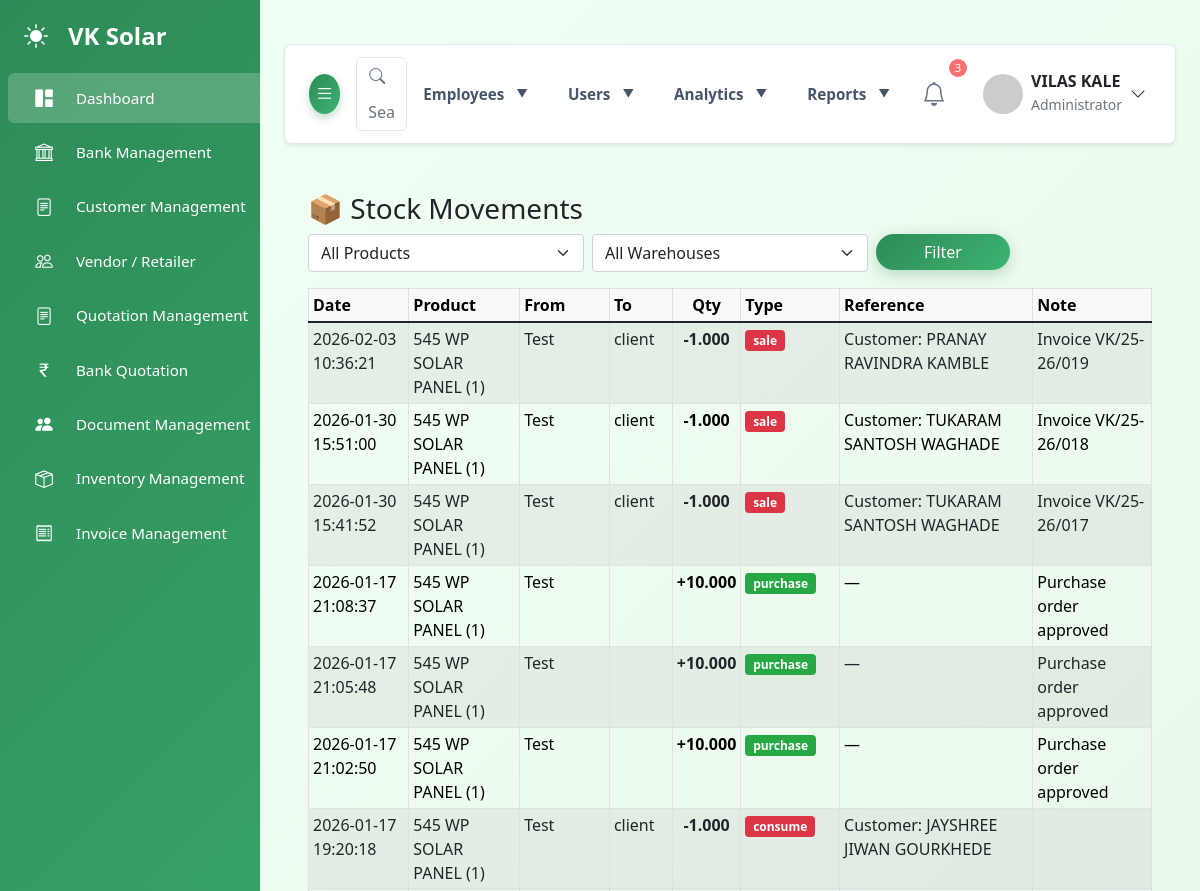
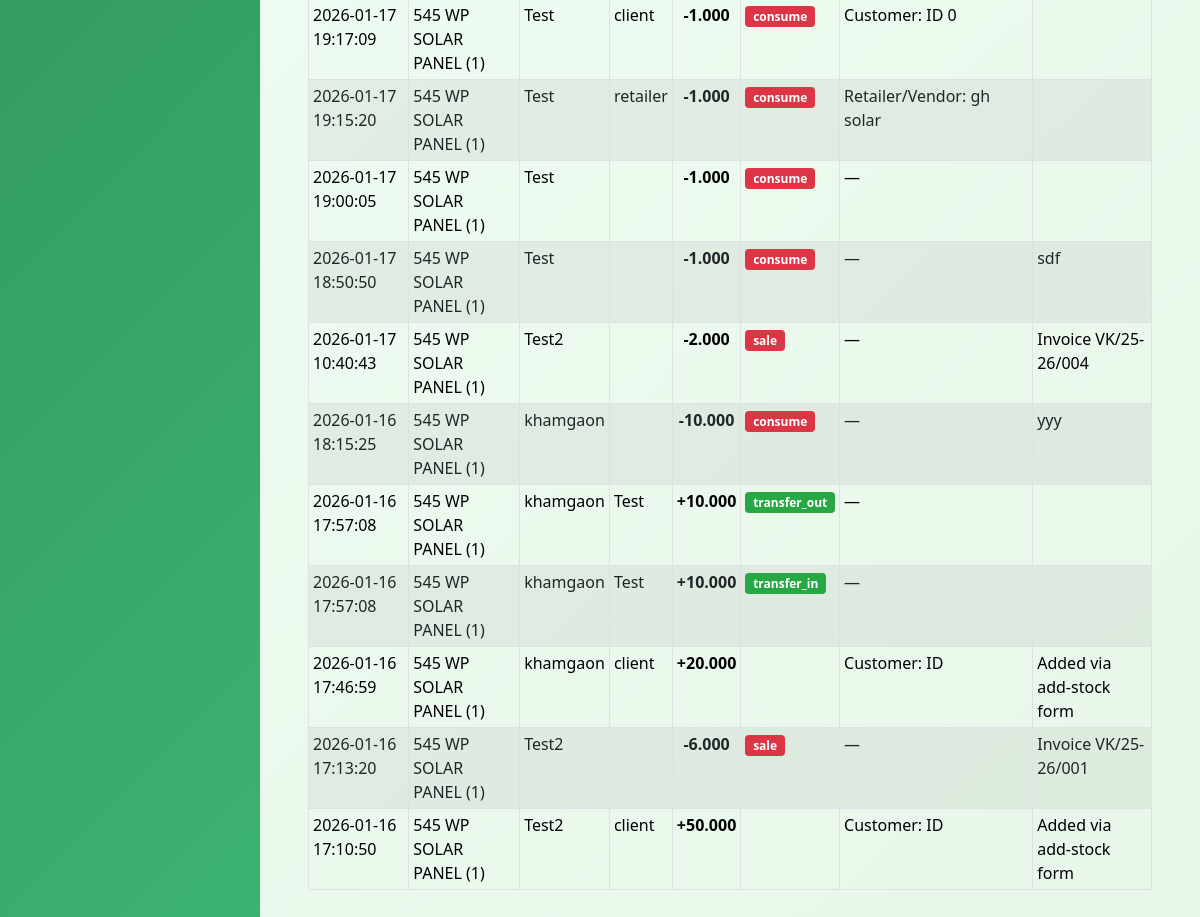
Screenshot of /admin/inventory/stock_movements.php (signed in) with the database file from the repository (2 pictures, top to bottom).
### tables this page shows
CREATE TABLE `stock_movements` (
  `id` int NOT NULL,
  `movement_type` enum('purchase','adjustment','transfer_out','transfer_in','sale','consume','return','other')  NOT NULL,
  `product_id` int NOT NULL,
  `warehouse_from` int DEFAULT NULL,
  `warehouse_to` int DEFAULT NULL,
  `quantity` decimal(12,3) NOT NULL,
  `unit` varchar(30)  DEFAULT 'pc',
  `note` text ,
  `related_id` int DEFAULT NULL,
  `created_by` int DEFAULT NULL,
  `created_at` datetime DEFAULT CURRENT_TIMESTAMP,
  `reference_type` enum('client','retailer')  DEFAULT NULL,
  `reference_id` int DEFAULT NULL
);

CREATE TABLE `products` (
  `id` int NOT NULL,
  `sku` varchar(120)  NOT NULL,
  `name` varchar(255)  NOT NULL,
  `brand` varchar(150)  DEFAULT NULL,
  `category_id` int DEFAULT NULL,
  `type` varchar(100)  DEFAULT NULL,
  `unit` varchar(50)  DEFAULT 'pc',
  `serial_tracked` tinyint(1) DEFAULT '0',
  `default_purchase_price` decimal(12,2) DEFAULT '0.00',
  `default_selling_price` decimal(12,2) DEFAULT '0.00',
  `tax_rate` decimal(5,2) DEFAULT '0.00',
  `hsn_code` varchar(50)  DEFAULT NULL,
  `weight_kg` decimal(8,3) DEFAULT NULL,
  `length_mm` int DEFAULT NULL,
  `width_mm` int DEFAULT NULL,
  `height_mm` int DEFAULT NULL,
  `warranty_months` int DEFAULT NULL,
  `description` text ,
  `specs` json DEFAULT NULL,
  `created_by` int DEFAULT NULL,
  `created_at` datetime DEFAULT CURRENT_TIMESTAMP,
  `updated_at` datetime DEFAULT CURRENT_TIMESTAMP ON UPDATE CURRENT_TIMESTAMP
);

CREATE TABLE `warehouses` (
  `id` int NOT NULL,
  `name` varchar(150) NOT NULL,
  `code` varchar(50) DEFAULT NULL,
  `address` text,
  `city` varchar(100) DEFAULT NULL,
  `state` varchar(100) DEFAULT NULL,
  `pincode` varchar(12) DEFAULT NULL,
  `contact_name` varchar(100) DEFAULT NULL,
  `contact_phone` varchar(20) DEFAULT NULL,
  `image` varchar(255) DEFAULT NULL,
  `created_by` int DEFAULT NULL,
  `created_at` timestamp NULL DEFAULT CURRENT_TIMESTAMP,
  `updated_at` timestamp NULL DEFAULT CURRENT_TIMESTAMP ON UPDATE CURRENT_TIMESTAMP
);

CREATE TABLE `clients` (
  `id` int NOT NULL,
  `name` varchar(255)  NOT NULL,
  `consumer_number` varchar(100)  NOT NULL,
  `billing_unit` varchar(100)  DEFAULT NULL,
  `adhar` bigint NOT NULL,
  `mobile` varchar(15)  DEFAULT NULL,
  `email` varchar(255)  DEFAULT NULL,
  `district` varchar(255)  DEFAULT NULL,
  `block` varchar(255)  DEFAULT NULL,
  `taluka` varchar(255)  DEFAULT NULL,
  `pincode` int NOT NULL,
  `village` varchar(255)  DEFAULT NULL,
  `location` text ,
  `mahadiscom_email` varchar(255)  DEFAULT NULL,
  `mahadiscom_email_password` varchar(255)  DEFAULT NULL,
  `mahadiscom_mobile` varchar(15)  DEFAULT NULL,
  `mahadiscom_user_id` varchar(255)  DEFAULT NULL,
  `mahadiscom_password` varchar(255)  DEFAULT NULL,
  `name_change_require` enum('yes','no')  DEFAULT NULL,
  `application_no_name_change` varchar(255)  DEFAULT NULL,
  `pm_suryaghar_registration` enum('yes','no')  DEFAULT NULL,
  `pm_suryaghar_app_id` varchar(255)  DEFAULT NULL,
  `pm_registration_date` date DEFAULT NULL,
  `load_change_application_number` varchar(255)  DEFAULT NULL,
  `rooftop_solar_application_number` varchar(255)  DEFAULT NULL,
  `kilo_watt` decimal(10,2) DEFAULT NULL,
  `load_change_status` enum('Done','Not')  DEFAULT NULL,
  `bank_loan_status` enum('yes','no')  DEFAULT NULL,
  `bank_name` varchar(255)  DEFAULT NULL,
  `account_number` varchar(255)  DEFAULT NULL,
  `ifsc_code` varchar(255)  DEFAULT NULL,
  `jan_samartha_application_no` varchar(255)  DEFAULT NULL,
  `loan_amount` decimal(15,2) DEFAULT NULL,
  `first_installment_amount` decimal(15,2) DEFAULT NULL,
  `second_installment_amount` decimal(15,2) DEFAULT NULL,
  `remaining_amount` decimal(15,2) DEFAULT NULL,
  `inverter_company_name` varchar(255)  DEFAULT NULL,
  `inverter_capacity` varchar(50)  DEFAULT NULL,
  `inverter_serial_number` varchar(255)  DEFAULT NULL,
  `solar_type` enum('DCR','NON-DCR')  DEFAULT NULL,
  `dcr_certificate_number` varchar(255)  DEFAULT NULL,
  `number_of_panels` int DEFAULT NULL,
  `company_name` varchar(255)  NOT NULL,
  `wattage` int NOT NULL,
  `panel_serial_numbers` text ,
  `rts_portal_status` enum('yes','no')  DEFAULT NULL,
  `meter_number` varchar(255)  DEFAULT NULL,
  `meter_installation_date` date DEFAULT NULL,
  `pm_redeem_status` enum('yes','no')  DEFAULT NULL,
  `subsidy_amount` decimal(15,2) DEFAULT NULL,
  `subsidy_redeem_date` date DEFAULT NULL,
  `reference_name` varchar(255)  DEFAULT NULL,
  `reference_contact` varchar(255)  DEFAULT NULL,
  `estimate_amount` decimal(15,2) DEFAULT NULL,
  `geo_tagging_photo` varchar(500)  DEFAULT NULL,
  `geo_tagged_photo` varchar(500)  DEFAULT NULL,
  `email_password` varchar(255)  DEFAULT NULL,
  `created_at` timestamp NULL DEFAULT CURRENT_TIMESTAMP,
  `updated_at` timestamp NULL DEFAULT CURRENT_TIMESTAMP ON UPDATE CURRENT_TIMESTAMP,
  `step9_completed` tinyint(1) DEFAULT '0',
  `step12_completed` tinyint(1) DEFAULT '0',
  `step10_completed` tinyint(1) DEFAULT '0'
);

CREATE TABLE `vendors_retailers` (
  `id` int NOT NULL,
  `type` enum('vendor(Manufacturer Company)','retailer')  NOT NULL,
  `company_name` varchar(150) NOT NULL,
  `contact_person` varchar(150) DEFAULT NULL,
  `mobile` varchar(20) DEFAULT NULL,
  `email` varchar(150) DEFAULT NULL,
  `address` text,
  `gst_number` varchar(30) DEFAULT NULL,
  `is_active` tinyint DEFAULT '1',
  `created_by` int DEFAULT NULL,
  `created_at` datetime DEFAULT CURRENT_TIMESTAMP
);

### admin/inventory/stock_movements.php (the view, shortened to what this page needs)
<?php
require_once __DIR__ . '/../connect/auth_middleware.php';
$sql = "
SELECT
  sm.*,
  p.name AS product_name,
  p.sku,
  wf.name AS from_warehouse,
  wt.name AS to_warehouse,
  c.name  AS client_name,
  vr.company_name as retailer_name
FROM stock_movements sm
LEFT JOIN products p   ON p.id = sm.product_id
LEFT JOIN warehouses wf ON wf.id = sm.warehouse_from
LEFT JOIN warehouses wt ON wt.id = sm.warehouse_to
LEFT JOIN clients c ON (sm.reference_type='client' AND c.id = sm.reference_id)
LEFT JOIN vendors_retailers vr on (sm.reference_type='retailer' AND vr.id = sm.reference_id)
WHERE 1=1
";
$sql .= " ORDER BY sm.created_at DESC LIMIT 500";
$stmt = $conn->prepare($sql);
$stmt->execute();
$rows = $stmt->get_result()->fetch_all(MYSQLI_ASSOC);
?>
<!doctype html>
<html>
<head>
<?php require_once __DIR__ . '/../include/head2.php'; ?>
<link href="https://cdn.jsdelivr.net/npm/bootstrap@5.1.3/dist/css/bootstrap.min.css" rel="stylesheet">
</head>
<body>
<?php
$cwd=getcwd(); chdir(__DIR__.'/..'); include 'include/sidebar.php'; chdir($cwd);
?>
<div id="main-content">
<?php
$cwd=getcwd(); chdir(__DIR__.'/..'); include 'include/navbar.php'; chdir($cwd);
?>
<main class="container-fluid py-4">
<h3>📦 Stock Movements</h3>
<form class="row g-2 mb-3">
  <div class="col-md-4">
    <select name="product_id" class="form-select">
      <option value="">All Products</option>
    </select>
  </div>
  <div class="col-md-4">
    <select name="warehouse_id" class="form-select">
      <option value="">All Warehouses</option>
    </select>
  </div>
  <div class="col-md-2">
    <button class="btn btn-primary w-100">Filter</button>
  </div>
</form>
<table class="table table-sm table-bordered table-striped">
<thead class="table-light">
<tr>
  <th>Date</th>
  <th>Product</th>
  <th>From</th>
  <th>To</th>
  <th class="text-center">Qty</th>
  <th>Type</th>
  <th>Reference</th>
  <th>Note</th>
</tr>
</thead>
<tbody>
<?php foreach($rows as $r):
  $badge = 'badge-transfer';
  if ($r['quantity'] > 0) $badge = 'badge-in';
  if ($r['quantity'] < 0) $badge = 'badge-out';
?>
<tr>
  <td><?= $r['created_at'] ?></td>
  <td><?= htmlspecialchars($r['product_name'].' ('.$r['sku'].')') ?></td>
  <td><?= htmlspecialchars($r['from_warehouse'] ?? '—') ?></td>
  <td><?= htmlspecialchars($r['to_warehouse'] ?? $r['reference_type']) ?></td>
  <td class="text-center <?= $r['quantity']>=0?'qty-pos':'qty-neg' ?>">
    <?= $r['quantity']>0?'+':'' ?><?= $r['quantity'] ?>
  </td>
  <td><span class="badge <?= $badge ?>"><?= $r['movement_type'] ?></span></td>
  <td>
    <?php if ($r['reference_type']==='client'): ?>
      Customer: <?= htmlspecialchars($r['client_name'] ?? 'ID '.$r['reference_id']) ?>
    <?php elseif ($r['reference_type']==='retailer'): ?>
      Retailer/Vendor: <?= $r['retailer_name'] ?>
    <?php else: ?> — <?php endif; ?>
  </td>
  <td><?= htmlspecialchars($r['note'] ?? '') ?></td>
</tr>
<?php endforeach; ?>
</tbody>
</table>
</main>
</div>
</body>
</html>

### admin/css&js/style.css (style rules this page uses)
:root { --primary: #2e8b57; --primary-light: #3cb371; --primary-dark: #1e6b47; --secondary: #f5f5f5; --accent: #87ceeb; --accent-light: #b0e2ff; --earth: #d2b48c; --earth-light: #f0e6d6; --dark: #2c3e50; --light: #f8f9fa; --gradient-primary: linear-gradient( 135deg, var(--primary) 0%, var(--primary-light) 100% ); --gradient-secondary: linear-gradient( 135deg, var(--earth-light) 0%, var(--secondary) 100% ); --gradient-hero: linear-gradient( 135deg, rgba(46, 139, 87, 0.85) 0%, rgba(60, 179, 113, 0.85) 100% ); --gradient-nature: linear-gradient( 135deg, var(--primary) 0%, var(--accent) 100% ); --background-light: #f1f5f9; --text-light: #64748b; --card-bg-light: #ffffff; --border-color-light: #e2e8f0; --success-color: #10b981; --danger-color: #f87171; --warning-color: #fbbf24; }
body { font-family: "Inter", sans-serif; background-color: var(--background-light); color: var(--text-light); padding-top: 20px; overflow-x: hidden; }
#main-content { margin-left: 260px; padding: 1.5rem; transition: margin-left 0.3s ease-in-out; }
.btn-primary { background: var(--gradient-primary) !important; border: none !important; box-shadow: 0 4px 15px rgba(46, 139, 87, 0.3); border-radius: 25px !important; transition: all 0.3s ease; font-weight: 500; padding: 12px 30px; }
.table { color: var(--text-light); }

### admin/css&js/carousel.css (style rules this page uses)
:root { --primary: #2e8b57; --primary-light: #3cb371; --primary-dark: #1e6b47; --secondary: #f5f5f5; --accent: #87ceeb; --dark: #2c3e50; --light: #f8f9fa; --gradient-primary: linear-gradient( 135deg, var(--primary) 0%, var(--primary-light) 100% ); --background-light: #f1f5f9; --text-light: #64748b; --card-bg-light: #ffffff; --border-color-light: #e2e8f0; --success-color: #10b981; --danger-color: #f87171; --warning-color: #fbbf24; }
body { font-family: "Inter", sans-serif; background-color: var(--background-light); color: var(--text-light); padding-top: 20px; overflow-x: hidden; }
#main-content { margin-left: 260px; padding: 1.5rem; transition: margin-left 0.3s ease-in-out; }
.btn-primary { background: var(--gradient-primary) !important; border: none !important; box-shadow: 0 4px 15px rgba(46, 139, 87, 0.3); border-radius: 0.75rem !important; transition: all 0.3s ease; font-weight: 600; padding: 12px 30px; }

### admin/css&js/logo&brand.css (style rules this page uses)
:root { --primary-green: #48bb78; --dark-green: #38a169; --light-green: #c6f6d5; --accent-green: #68d391; --text-dark: #2d3748; --text-light: #718096; --bg-light: #f7fafc; --border: #e2e8f0; --shadow: 0 2px 4px -1px rgba(0, 0, 0, 0.1), 0 1px 2px -1px rgba(0, 0, 0, 0.06); --shadow-lg: 0 4px 6px -1px rgba(0, 0, 0, 0.1), 0 2px 4px -1px rgba(0, 0, 0, 0.06); }
.btn-primary { background: linear-gradient(135deg, var(--primary-green), var(--dark-green)); border: none; border-radius: 8px; padding: 10px 20px; font-weight: 600; display: flex; align-items: center; gap: 6px; transition: all 0.3s ease; box-shadow: 0 2px 4px rgba(72, 187, 120, 0.2); font-size: 0.9rem; }
.text-center { text-align: center; }

### admin/css&js/project.css (style rules this page uses)
:root { --primary: #2e8b57; --primary-light: #3cb371; --primary-dark: #1e6b47; --secondary: #f5f5f5; --accent: #87ceeb; --accent-light: #b0e2ff; --earth: #d2b48c; --earth-light: #f0e6d6; --dark: #2c3e50; --light: #f8f9fa; --gradient-primary: linear-gradient( 135deg, var(--primary) 0%, var(--primary-light) 100% ); --background-light: #f1f5f9; --text-light: #64748b; --card-bg-light: #ffffff; --border-color-light: #e2e8f0; --success-color: #10b981; --danger-color: #f87171; --warning-color: #fbbf24; }
body { font-family: "Inter", sans-serif; background-color: var(--background-light); color: var(--text-light); padding-top: 20px; overflow-x: hidden; }
#main-content { margin-left: 260px; padding: 1.5rem; transition: margin-left 0.3s ease-in-out; }
.btn-primary { background: var(--gradient-primary) !important; border: none !important; box-shadow: 0 4px 15px rgba(46, 139, 87, 0.3); border-radius: 25px !important; transition: all 0.3s ease; font-weight: 500; padding: 12px 30px; }
.table { color: var(--text-light); }

### admin/css&js/view-project.css (style rules this page uses)
:root { --primary-color: #2e8b57; --secondary-color: #3cb371; --light-color: #f5f5f5; --dark-color: #333; --border-radius: 10px; --box-shadow: 0 3px 10px rgba(0, 0, 0, 0.08); --transition: all 0.3s ease; }
body { background-color: #f8f9fa; font-family: "Segoe UI", Tahoma, Geneva, Verdana, sans-serif; line-height: 1.6; }

### admin/inventory/stock_movements.php (style rules this page uses)
.badge-in { background:#28a745 }
.badge-out { background:#dc3545 }
.qty-pos { color:#28a745;font-weight:600 }
.qty-neg { color:#dc3545;font-weight:600 }

### rows the page displays
stock_movements: created_at "2026-02-03 10:36:21", product.sku "545 WP SOLAR PANEL (1)", warehouse_from.name "Test", reference_type "client", quantity "-1.000", movement_type "sale", clients.name "PRANAY RAVINDRA KAMBLE", note "Invoice VK/25-26/019"
stock_movements: created_at "2026-01-30 15:51:00", product.sku "545 WP SOLAR PANEL (1)", warehouse_from.name "Test", reference_type "client", quantity "-1.000", movement_type "sale", clients.name "TUKARAM SANTOSH WAGHADE", note "Invoice VK/25-26/018"
stock_movements: created_at "2026-01-30 15:41:52", product.sku "545 WP SOLAR PANEL (1)", warehouse_from.name "Test", reference_type "client", quantity "-1.000", movement_type "sale", clients.name "TUKARAM SANTOSH WAGHADE", note "Invoice VK/25-26/017"
stock_movements: created_at "2026-01-17 21:08:37", product.sku "545 WP SOLAR PANEL (1)", warehouse_from.name "Test", quantity "10.000", movement_type "purchase", note "Purchase order approved"
stock_movements: created_at "2026-01-17 21:05:48", product.sku "545 WP SOLAR PANEL (1)", warehouse_from.name "Test", quantity "10.000", movement_type "purchase", note "Purchase order approved"
stock_movements: created_at "2026-01-17 21:02:50", product.sku "545 WP SOLAR PANEL (1)", warehouse_from.name "Test", quantity "10.000", movement_type "purchase", note "Purchase order approved"
stock_movements: created_at "2026-01-17 19:20:18", product.sku "545 WP SOLAR PANEL (1)", warehouse_from.name "Test", reference_type "client", quantity "-1.000", movement_type "consume", clients.name "JAYSHREE JIWAN GOURKHEDE"
stock_movements: created_at "2026-01-17 19:17:09", product.sku "545 WP SOLAR PANEL (1)", warehouse_from.name "Test", reference_type "client", quantity "-1.000", movement_type "consume", client_name "ID 0"
stock_movements: created_at "2026-01-17 19:15:20", product.sku "545 WP SOLAR PANEL (1)", warehouse_from.name "Test", reference_type "retailer", quantity "-1.000", movement_type "consume", vendors_retailers.company_name "gh solar"
stock_movements: created_at "2026-01-17 19:00:05", product.sku "545 WP SOLAR PANEL (1)", warehouse_from.name "Test", quantity "-1.000", movement_type "consume"
stock_movements: created_at "2026-01-17 18:50:50", product.sku "545 WP SOLAR PANEL (1)", warehouse_from.name "Test", quantity "-1.000", movement_type "consume", note "sdf"
stock_movements: created_at "2026-01-17 10:40:43", product.sku "545 WP SOLAR PANEL (1)", warehouse_from.name "Test2", quantity "-2.000", movement_type "sale", note "Invoice VK/25-26/004"
stock_movements: created_at "2026-01-16 18:15:25", product.sku "545 WP SOLAR PANEL (1)", warehouse_from.name "khamgaon", quantity "-10.000", movement_type "consume", note "yyy"
stock_movements: created_at "2026-01-16 17:57:08", product.sku "545 WP SOLAR PANEL (1)", warehouse_from.name "khamgaon", warehouse_to.name "Test", quantity "10.000", movement_type "transfer_out"
stock_movements: created_at "2026-01-16 17:57:08", product.sku "545 WP SOLAR PANEL (1)", warehouse_from.name "khamgaon", warehouse_to.name "Test", quantity "10.000", movement_type "transfer_in"
stock_movements: created_at "2026-01-16 17:46:59", product.sku "545 WP SOLAR PANEL (1)", warehouse_from.name "khamgaon", reference_type "client", quantity "20.000", client_name "ID", note "Added via add-stock form"
stock_movements: created_at "2026-01-16 17:13:20", product.sku "545 WP SOLAR PANEL (1)", warehouse_from.name "Test2", quantity "-6.000", movement_type "sale", note "Invoice VK/25-26/001"
stock_movements: created_at "2026-01-16 17:10:50", product.sku "545 WP SOLAR PANEL (1)", warehouse_from.name "Test2", reference_type "client", quantity "50.000", client_name "ID", note "Added via add-stock form"

### other values shown
$current_user_name "VILAS KALE"
$role_names[$current_role] "Administrator"
